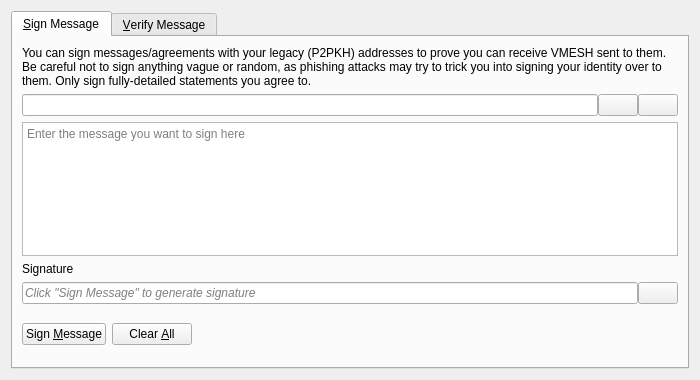
<?xml version="1.0" encoding="UTF-8"?>
<ui version="4.0">
 <class>SignVerifyMessageDialog</class>
 <widget class="QDialog" name="SignVerifyMessageDialog">
  <property name="geometry">
   <rect>
    <x>0</x>
    <y>0</y>
    <width>700</width>
    <height>380</height>
   </rect>
  </property>
  <property name="windowTitle">
   <string>Signatures - Sign / Verify a Message</string>
  </property>
  <property name="modal">
   <bool>true</bool>
  </property>
  <layout class="QVBoxLayout" name="verticalLayout">
   <item>
    <widget class="QTabWidget" name="tabWidget">
     <property name="currentIndex">
      <number>0</number>
     </property>
     <widget class="QWidget" name="tabSignMessage">
      <attribute name="title">
       <string>&amp;Sign Message</string>
      </attribute>
      <layout class="QVBoxLayout" name="verticalLayout_SM">
       <item>
        <widget class="QLabel" name="infoLabel_SM">
         <property name="text">
          <string>You can sign messages/agreements with your legacy (P2PKH) addresses to prove you can receive VMESH sent to them. Be careful not to sign anything vague or random, as phishing attacks may try to trick you into signing your identity over to them. Only sign fully-detailed statements you agree to.</string>
         </property>
         <property name="textFormat">
          <enum>Qt::PlainText</enum>
         </property>
         <property name="wordWrap">
          <bool>true</bool>
         </property>
        </widget>
       </item>
       <item>
        <layout class="QHBoxLayout" name="horizontalLayout_1_SM">
         <property name="spacing">
          <number>0</number>
         </property>
         <item>
          <widget class="QValidatedLineEdit" name="addressIn_SM">
           <property name="toolTip">
            <string>The VargaMesh address to sign the message with</string>
           </property>
          </widget>
         </item>
         <item>
          <widget class="QPushButton" name="addressBookButton_SM">
           <property name="toolTip">
            <string>Choose previously used address</string>
           </property>
           <property name="text">
            <string/>
           </property>
           <property name="icon">
            <iconset resource="../bitcoin.qrc">
             <normaloff>:/icons/address-book</normaloff>:/icons/address-book</iconset>
           </property>
           <property name="shortcut">
            <string>Alt+A</string>
           </property>
           <property name="autoDefault">
            <bool>false</bool>
           </property>
          </widget>
         </item>
         <item>
          <widget class="QPushButton" name="pasteButton_SM">
           <property name="toolTip">
            <string>Paste address from clipboard</string>
           </property>
           <property name="text">
            <string/>
           </property>
           <property name="icon">
            <iconset resource="../bitcoin.qrc">
             <normaloff>:/icons/editpaste</normaloff>:/icons/editpaste</iconset>
           </property>
           <property name="shortcut">
            <string>Alt+P</string>
           </property>
           <property name="autoDefault">
            <bool>false</bool>
           </property>
          </widget>
         </item>
        </layout>
       </item>
       <item>
        <widget class="QPlainTextEdit" name="messageIn_SM">
         <property name="toolTip">
          <string>Enter the message you want to sign here</string>
         </property>
         <property name="placeholderText">
          <string>Enter the message you want to sign here</string>
         </property>
        </widget>
       </item>
       <item>
        <widget class="QLabel" name="signatureLabel_SM">
         <property name="text">
          <string>Signature</string>
         </property>
         <property name="textFormat">
          <enum>Qt::PlainText</enum>
         </property>
        </widget>
       </item>
       <item>
        <layout class="QHBoxLayout" name="horizontalLayout_2_SM">
         <property name="spacing">
          <number>0</number>
         </property>
         <item>
          <widget class="QLineEdit" name="signatureOut_SM">
           <property name="placeholderText">
            <string>Click "Sign Message" to generate signature</string>
           </property>
           <property name="font">
            <font>
             <italic>true</italic>
            </font>
           </property>
           <property name="readOnly">
            <bool>true</bool>
           </property>
          </widget>
         </item>
         <item>
          <widget class="QPushButton" name="copySignatureButton_SM">
           <property name="toolTip">
            <string>Copy the current signature to the clipboard</string>
           </property>
           <property name="text">
            <string/>
           </property>
           <property name="icon">
            <iconset resource="../bitcoin.qrc">
             <normaloff>:/icons/editcopy</normaloff>:/icons/editcopy</iconset>
           </property>
           <property name="autoDefault">
            <bool>false</bool>
           </property>
          </widget>
         </item>
        </layout>
       </item>
       <item>
        <layout class="QHBoxLayout" name="horizontalLayout_3_SM">
         <item>
          <widget class="QPushButton" name="signMessageButton_SM">
           <property name="toolTip">
            <string>Sign the message to prove you own this VargaMesh address</string>
           </property>
           <property name="text">
            <string>Sign &amp;Message</string>
           </property>
           <property name="icon">
            <iconset resource="../bitcoin.qrc">
             <normaloff>:/icons/edit</normaloff>:/icons/edit</iconset>
           </property>
           <property name="autoDefault">
            <bool>false</bool>
           </property>
          </widget>
         </item>
         <item>
          <widget class="QPushButton" name="clearButton_SM">
           <property name="toolTip">
            <string>Reset all sign message fields</string>
           </property>
           <property name="text">
            <string>Clear &amp;All</string>
           </property>
           <property name="icon">
            <iconset resource="../bitcoin.qrc">
             <normaloff>:/icons/remove</normaloff>:/icons/remove</iconset>
           </property>
           <property name="autoDefault">
            <bool>false</bool>
           </property>
          </widget>
         </item>
         <item>
          <spacer name="horizontalSpacer_1_SM">
           <property name="orientation">
            <enum>Qt::Horizontal</enum>
           </property>
           <property name="sizeHint" stdset="0">
            <size>
             <width>40</width>
             <height>48</height>
            </size>
           </property>
          </spacer>
         </item>
         <item>
          <widget class="QLabel" name="statusLabel_SM">
           <property name="font">
            <font>
             <weight>75</weight>
             <bold>true</bold>
            </font>
           </property>
           <property name="text">
            <string/>
           </property>
           <property name="wordWrap">
            <bool>true</bool>
           </property>
          </widget>
         </item>
         <item>
          <spacer name="horizontalSpacer_2_SM">
           <property name="orientation">
            <enum>Qt::Horizontal</enum>
           </property>
           <property name="sizeHint" stdset="0">
            <size>
             <width>40</width>
             <height>48</height>
            </size>
           </property>
          </spacer>
         </item>
        </layout>
       </item>
      </layout>
     </widget>
     <widget class="QWidget" name="tabVerifyMessage">
      <attribute name="title">
       <string>&amp;Verify Message</string>
      </attribute>
      <layout class="QVBoxLayout" name="verticalLayout_VM">
       <item>
        <widget class="QLabel" name="infoLabel_VM">
         <property name="text">
          <string>Enter the receiver's address, message (ensure you copy line breaks, spaces, tabs, etc. exactly) and signature below to verify the message. Be careful not to read more into the signature than what is in the signed message itself, to avoid being tricked by a man-in-the-middle attack. Note that this only proves the signing party receives with the address, it cannot prove sendership of any transaction!</string>
         </property>
         <property name="textFormat">
          <enum>Qt::PlainText</enum>
         </property>
         <property name="alignment">
          <set>Qt::AlignLeading|Qt::AlignLeft|Qt::AlignTop</set>
         </property>
         <property name="wordWrap">
          <bool>true</bool>
         </property>
        </widget>
       </item>
       <item>
        <layout class="QHBoxLayout" name="horizontalLayout_1_VM">
         <property name="spacing">
          <number>0</number>
         </property>
         <item>
          <widget class="QValidatedLineEdit" name="addressIn_VM">
           <property name="toolTip">
            <string>The VargaMesh address the message was signed with</string>
           </property>
          </widget>
         </item>
         <item>
          <widget class="QPushButton" name="addressBookButton_VM">
           <property name="toolTip">
            <string>Choose previously used address</string>
           </property>
           <property name="text">
            <string/>
           </property>
           <property name="icon">
            <iconset resource="../bitcoin.qrc">
             <normaloff>:/icons/address-book</normaloff>:/icons/address-book</iconset>
           </property>
           <property name="shortcut">
            <string>Alt+A</string>
           </property>
           <property name="autoDefault">
            <bool>false</bool>
           </property>
          </widget>
         </item>
        </layout>
       </item>
       <item>
        <widget class="QPlainTextEdit" name="messageIn_VM">
          <property name="toolTip">
            <string>The signed message to verify</string>
          </property>
          <property name="placeholderText">
            <string>The signed message to verify</string>
          </property>
        </widget>
       </item>
       <item>
        <widget class="QValidatedLineEdit" name="signatureIn_VM">
          <property name="toolTip">
            <string>The signature given when the message was signed</string>
          </property>
          <property name="placeholderText">
            <string>The signature given when the message was signed</string>
          </property>
        </widget>
       </item>
       <item>
        <layout class="QHBoxLayout" name="horizontalLayout_2_VM">
         <item>
          <widget class="QPushButton" name="verifyMessageButton_VM">
           <property name="toolTip">
            <string>Verify the message to ensure it was signed with the specified VargaMesh address</string>
           </property>
           <property name="text">
            <string>Verify &amp;Message</string>
           </property>
           <property name="icon">
            <iconset resource="../bitcoin.qrc">
             <normaloff>:/icons/transaction_0</normaloff>:/icons/transaction_0</iconset>
           </property>
           <property name="autoDefault">
            <bool>false</bool>
           </property>
          </widget>
         </item>
         <item>
          <widget class="QPushButton" name="clearButton_VM">
           <property name="toolTip">
            <string>Reset all verify message fields</string>
           </property>
           <property name="text">
            <string>Clear &amp;All</string>
           </property>
           <property name="icon">
            <iconset resource="../bitcoin.qrc">
             <normaloff>:/icons/remove</normaloff>:/icons/remove</iconset>
           </property>
           <property name="autoDefault">
            <bool>false</bool>
           </property>
          </widget>
         </item>
         <item>
          <spacer name="horizontalSpacer_1_VM">
           <property name="orientation">
            <enum>Qt::Horizontal</enum>
           </property>
           <property name="sizeHint" stdset="0">
            <size>
             <width>40</width>
             <height>48</height>
            </size>
           </property>
          </spacer>
         </item>
         <item>
          <widget class="QLabel" name="statusLabel_VM">
           <property name="font">
            <font>
             <weight>75</weight>
             <bold>true</bold>
            </font>
           </property>
           <property name="text">
            <string/>
           </property>
           <property name="wordWrap">
            <bool>true</bool>
           </property>
          </widget>
         </item>
         <item>
          <spacer name="horizontalSpacer_2_VM">
           <property name="orientation">
            <enum>Qt::Horizontal</enum>
           </property>
           <property name="sizeHint" stdset="0">
            <size>
             <width>40</width>
             <height>48</height>
            </size>
           </property>
          </spacer>
         </item>
        </layout>
       </item>
      </layout>
     </widget>
    </widget>
   </item>
  </layout>
 </widget>
 <customwidgets>
  <customwidget>
   <class>QValidatedLineEdit</class>
   <extends>QLineEdit</extends>
   <header>qt/qvalidatedlineedit.h</header>
  </customwidget>
 </customwidgets>
 <resources>
  <include location="../bitcoin.qrc"/>
 </resources>
 <connections/>
</ui>
